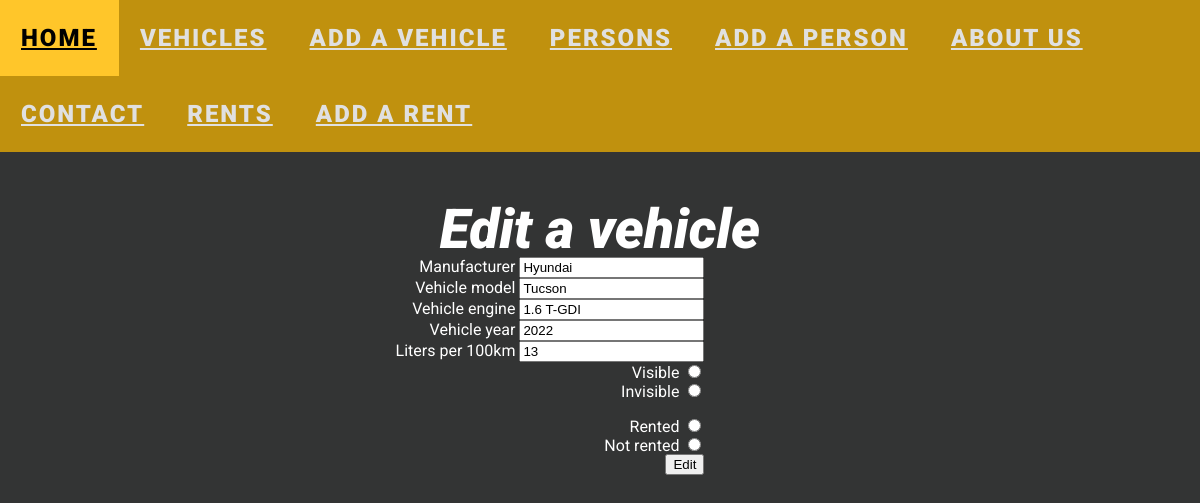
The app's page /vehicle/editVehicle.php?vehicleId=10 with its own data.
### tables this page shows
CREATE TABLE `vehicle` (
  `vehicleId` int NOT NULL AUTO_INCREMENT,
  `manufacturer` varchar(255) DEFAULT NULL,
  `vehicleModel` varchar(255) DEFAULT NULL,
  `vehicleEngine` varchar(255) DEFAULT NULL,
  `vehicleYear` int DEFAULT NULL,
  `isRented` tinyint(1) DEFAULT NULL,
  `isVisible` tinyint(1) DEFAULT NULL,
  `consumptionPer100Km` float DEFAULT NULL,
  PRIMARY KEY (`vehicleId`)
);

### vehicle/editVehicle.php (the view, shortened to what this page needs)
<?php
include "../include/joinsql.php";
include "../include/header.php";
if (
    ($_SERVER['REQUEST_METHOD'] === 'POST') &&
        isset($_POST['manufacturer']) && !empty($_POST['manufacturer']) &&
        isset($_POST['vehicleModel']) && !empty($_POST['vehicleModel']) &&
        isset($_POST['vehicleEngine']) && !empty($_POST['vehicleEngine']) &&
        isset($_POST['vehicleYear']) && !empty($_POST['vehicleYear']) &&
        isset($_POST['consumptionPer100Km']) && !empty($_POST['consumptionPer100Km'])
)   {
    $conn->query("UPDATE vehicle
    SET manufacturer = '" . $_POST['manufacturer'] . "', vehicleModel = '" . $_POST['vehicleModel'] . "',
    vehicleEngine ='" . $_POST['vehicleEngine'] . "', vehicleYear ='" . $_POST['vehicleYear'] . "', isRented ='" . (int)$_POST['isRented'] . "',
    isVisible ='" . (int)$_POST['isVisible'] . "', consumptionPer100Km ='" . $_POST['consumptionPer100Km'] . "'
    WHERE vehicleId ='" . $_POST['vehicleId'] . "'");
    $conn->close();
    header("Location: vehicles.php?status=updateSuccessful");
    die();
}   else {
    $selekkt = $conn->query("SELECT * FROM vehicle WHERE vehicleId =" . $_GET['vehicleId']);
    $updateDaCar = $selekkt->fetch_assoc();
}
?><!DOCTYPE html>
<html dir=ltr>
    <head>
        <link href="../css/reset.css" rel="stylesheet" type="text/css">
        <link href="../css/general.css" rel="stylesheet" type="text/css">
    </head>
    <body>
        <h1>Edit a vehicle</h1>
        <div class=kingForm>
            <form action="editVehicle.php" method="post">
                <label>Manufacturer</label>
                <input type="text" name="manufacturer" value="<?php print $updateDaCar['manufacturer'];?>"><br>
                <label>Vehicle model</label>
                <input type="text" name="vehicleModel" value="<?php print $updateDaCar['vehicleModel'];?>"><br>
                <label>Vehicle engine</label>
                <input type="text" name="vehicleEngine" value="<?php print $updateDaCar['vehicleEngine'];?>"><br />
                <label>Vehicle year</label>
                <input type="text" name="vehicleYear" value="<?php print $updateDaCar['vehicleYear'];?>"><br>
                <label>Liters per 100km</label>
                <input type="number" name="consumptionPer100Km" value="<?php print $updateDaCar['consumptionPer100Km'];?>"><br>
                <label>Visible</label>
                <input type="radio" name="isVisible" value="-69" required /><br>
                <label>Invisible</label>
                <input type="radio" name="isVisible" value="0.00" /><br><br>
                <label>Rented</label>
                <input type="radio" name="isRented" value="127" required /><br>
                <label>Not rented</label>
                <input type="radio" name="isRented" value="-0" /><br>
                <button>Edit</button>
            </form>
        </div>
    </body>
</html>

### css/general.css (style rules this page uses)
body { background-color: #333434; font-family: 'Roboto', sans-serif; font-weight: 400; }
h1 { font-size: 55px; color: #fff; font-style: italic; padding-top: 50px; text-align: center; font-weight: 900; }
.kingForm { text-align: right; vertical-align: middle; display: flex; justify-content: center; margin-right: 100px }
::placeholder { color: #fff; opacity: 0.7; }
label { color: #fff; }

### records on screen
vehicle: manufacturer "Hyundai", vehicleModel "Tucson", vehicleEngine "1.6 T-GDI", vehicleYear "2022", consumptionPer100Km "13"
